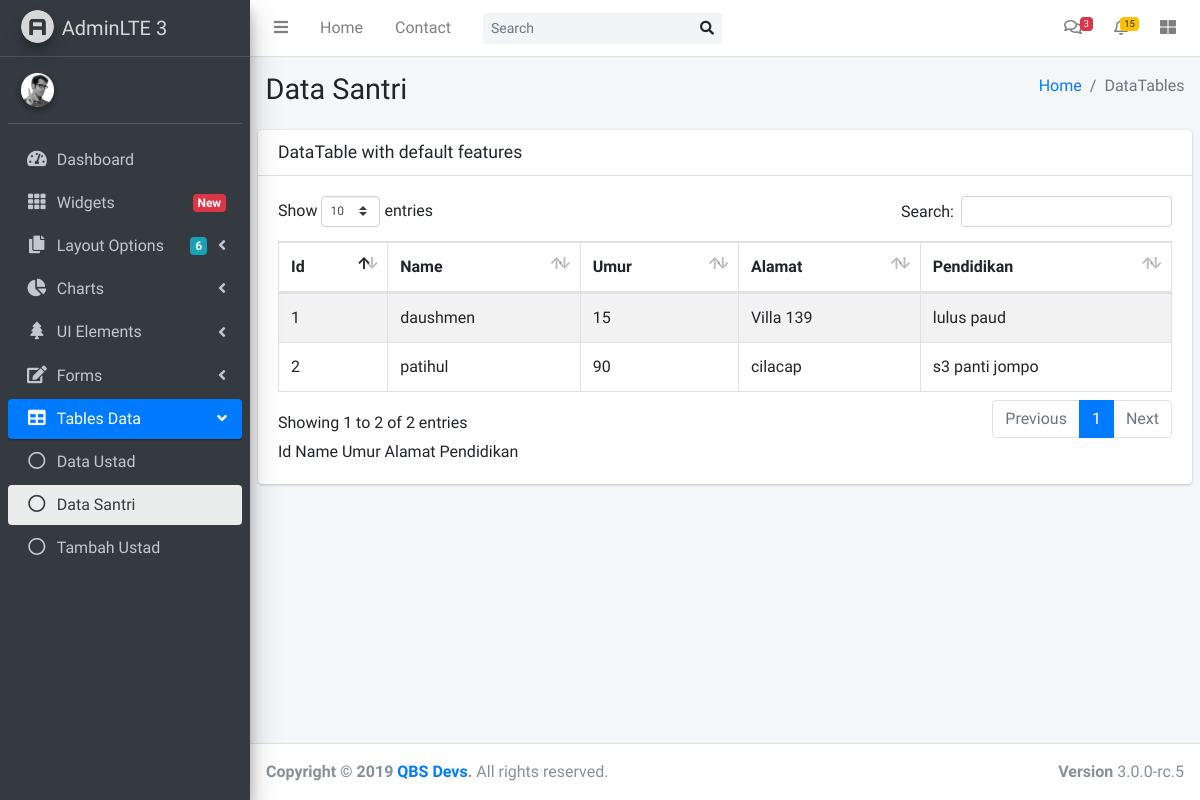
Before: /yukngaji/pages/tables/santri.php with the older database file.
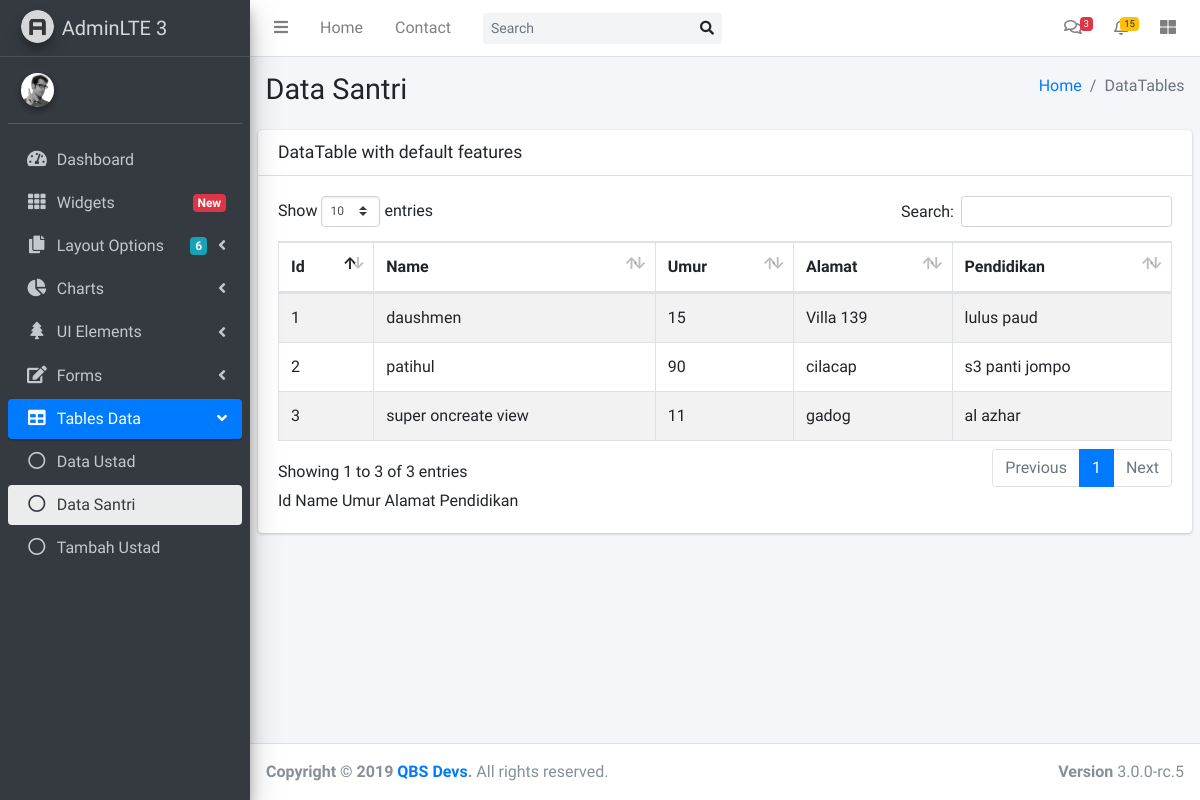
After: the same page with the newer database file.
### tables this page shows
CREATE TABLE `santri` (
  `id` int(255) NOT NULL,
  `name` varchar(500) NOT NULL,
  `umur` int(100) NOT NULL,
  `alamat` text NOT NULL,
  `pendidikan` text NOT NULL
);

### yukngaji/pages/tables/santri.php (the view, shortened to what this page needs)
<!DOCTYPE html>
<html>
<head>
  <link rel="stylesheet" href="../../plugins/fontawesome-free/css/all.min.css">
  <link rel="stylesheet" href="https://code.ionicframework.com/ionicons/2.0.1/css/ionicons.min.css">
  <link rel="stylesheet" href="../../plugins/datatables-bs4/css/dataTables.bootstrap4.css">
  <link rel="stylesheet" href="../../dist/css/adminlte.min.css">
</head>
<body class="hold-transition sidebar-mini">
<div class="wrapper">
  <nav class="main-header navbar navbar-expand navbar-white navbar-light">
    <ul class="navbar-nav">
      <li class="nav-item">
        <a class="nav-link" data-widget="pushmenu" href="#"><i class="fas fa-bars"></i></a>
      </li>
      <li class="nav-item d-none d-sm-inline-block">
        <a href="../../index3.php" class="nav-link">Home</a>
      </li>
      <li class="nav-item d-none d-sm-inline-block">
        <a href="#" class="nav-link">Contact</a>
      </li>
    </ul>
    <form class="form-inline ml-3">
      <div class="input-group input-group-sm">
        <input class="form-control form-control-navbar" type="search" placeholder="Search" aria-label="Search">
        <div class="input-group-append">
          <button class="btn btn-navbar" type="submit">
            <i class="fas fa-search"></i>
          </button>
        </div>
      </div>
    </form>
    <ul class="navbar-nav ml-auto">
      <li class="nav-item dropdown">
        <a class="nav-link" data-toggle="dropdown" href="#">
          <i class="far fa-comments"></i>
          <span class="badge badge-danger navbar-badge">3</span>
        </a>
      </li>
      <li class="nav-item dropdown">
        <a class="nav-link" data-toggle="dropdown" href="#">
          <span class="badge badge-warning navbar-badge">15</span>
        </a>
      </li>
      <li class="nav-item">
        <a class="nav-link" data-widget="control-sidebar" data-slide="true" href="#">
          <i class="fas fa-th-large"></i>
        </a>
      </li>
    </ul>
  </nav>
  <aside class="main-sidebar sidebar-dark-primary elevation-4">
    <a href="../../index3.php" class="brand-link">
      <img src="../../dist/img/AdminLTELogo.png"
           alt="AdminLTE Logo"
           class="brand-image img-circle elevation-3"
           style="opacity: .8">
      <span class="brand-text font-weight-light">AdminLTE 3</span>
    </a>
    <div class="sidebar">
      <div class="user-panel mt-3 pb-3 mb-3 d-flex">
        <div class="image">
          <img src="../../dist/img/user2-160x160.jpg" class="img-circle elevation-2" alt="User Image">
        </div>
        <div class="info">
        </div>
      </div>
      <nav class="mt-2">
        <ul class="nav nav-pills nav-sidebar flex-column" data-widget="treeview" role="menu" data-accordion="false">
          <li class="nav-item has-treeview">
            <a href="../../dashboard.php" class="nav-link">
              <i class="nav-icon fas fa-tachometer-alt"></i>
              <p>
                Dashboard
              </p>
            </a>
          </li>
          <li class="nav-item">
            <a href="../widgets.html" class="nav-link">
              <i class="nav-icon fas fa-th"></i>
              <p>
                Widgets
                <span class="right badge badge-danger">New</span>
              </p>
            </a>
          </li>
          <li class="nav-item has-treeview">
            <a href="#" class="nav-link">
              <i class="nav-icon fas fa-copy"></i>
              <p>
                Layout Options
                <i class="fas fa-angle-left right"></i>
                <span class="badge badge-info right">6</span>
              </p>
            </a>
          </li>
          <li class="nav-item has-treeview">
            <a href="#" class="nav-link">
              <i class="nav-icon fas fa-chart-pie"></i>
              <p>
                Charts
                <i class="right fas fa-angle-left"></i>
              </p>
            </a>
          </li>
          <li class="nav-item has-treeview">
            <a href="#" class="nav-link">
              <i class="nav-icon fas fa-tree"></i>
              <p>
                UI Elements
                <i class="fas fa-angle-left right"></i>
              </p>
            </a>
          </li>
          <li class="nav-item has-treeview">
            <a href="#" class="nav-link">
              <i class="nav-icon fas fa-edit"></i>
              <p>
                Forms
                <i class="fas fa-angle-left right"></i>
              </p>
            </a>
          </li>
          <li class="nav-item has-treeview menu-open">
            <a href="#" class="nav-link active">
              <i class="nav-icon fas fa-table"></i>
              <p>
                Tables Data
                <i class="fas fa-angle-left right"></i>
              </p>
            </a>
            <ul class="nav nav-treeview">
              <li class="nav-item">
                <a href="../tables/ustad.php" class="nav-link">
                  <i class="far fa-circle nav-icon"></i>
                  <p>Data Ustad</p>
                </a>
              </li>
              <li class="nav-item">
                <a href="../tables/santri.php" class="nav-link active">
                  <i class="far fa-circle nav-icon"></i>
                  <p>Data Santri</p>
                </a>
              </li>
              <li class="nav-item">
                <a href="../tables/createustad.php" class="nav-link">
                  <i class="far fa-circle nav-icon"></i>
                  <p>Tambah Ustad</p>
                </a>
              </li>
            </ul>
          </li>
  </aside>
  <div class="content-wrapper">
    <section class="content-header">
      <div class="container-fluid">
        <div class="row mb-2">
          <div class="col-sm-6">
            <h1>Data Santri</h1>
          </div>
          <div class="col-sm-6">
            <ol class="breadcrumb float-sm-right">
              <li class="breadcrumb-item"><a href="#">Home</a></li>
              <li class="breadcrumb-item active">DataTables</li>
            </ol>
          </div>
        </div>
      </div>
    </section>
    <section class="content">
      <div class="row">
        <div class="col-12">
          <div class="card">
            <div class="card-header">
              <h3 class="card-title">DataTable with default features</h3>
            </div>
            <div class="card-body">
              <table id="example1" class="table table-bordered table-striped">
                <thead>
                <tr>
                  <th>Id</th>
                  <th>Name</th>
                  <th>Umur</th>
                  <th>Alamat</th>
                  <th>Pendidikan</th>
                </tr>
                </thead>
                <tbody>
                <?php
                $conn = mysqli_connect("localhost", "root", "", "mini");
                $sql = "SELECT id, name, umur, alamat, pendidikan FROM santri";
                $result = $conn-> query($sql);
                if($result-> num_rows > 0){
                    while($row = $result-> fetch_assoc()){
                        echo "<tr><td>". $row["id"] ."</td><td>". $row["name"]. "</td><td>". $row["umur"]. "</td><td>". $row["alamat"]. "</td><td>". $row["pendidikan"]. "</td></tr>";
                    }
                    echo "</table>";
                }
                else{
                    echo "0 result";
                }
            ?>
                <tr>
                  <th>Id</th>
                  <th>Name</th>
                  <th>Umur</th>
                  <th>Alamat</th>
                  <th>Pendidikan</th>
                </tr>
            </div>
          </div>
        </div>
      </div>
    </section>
  </div>
  <footer class="main-footer">
    <div class="float-right d-none d-sm-block">
      <b>Version</b> 3.0.0-rc.5
    </div>
    <strong>Copyright &copy; 2019 <a href="#">QBS Devs</a>.</strong> All rights reserved.
  </footer>
</div>
</body>
</html>

Changed rows visible on the page:
added santri: id "3", name "super oncreate view", umur "11", alamat "gadog", pendidikan "al azhar"
Other visible differences:
text written by a page script: "Show entries Search: Showing 1 to 2 of 2 entries Previous 1 Next" → "Show entries Search: Showing 1 to 3 of 3 entries Previous 1 Next"
